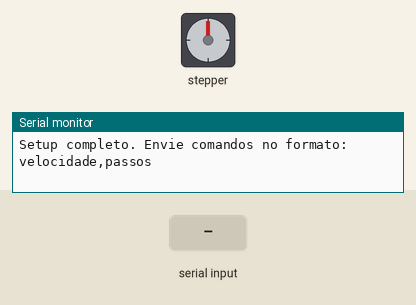
A sketch run on a simulated Arduino Uno, built with avr-gcc and run on an emulated ATmega328P. On the bench: stepper motor, the last lines printed to the serial monitor. The test bench sets the inputs (shaded band). Stepper angles assume 200 steps per turn.

Above: at 1.2 s.
1.3 s: "90,45\n" received over Serial
At 2.1 s:
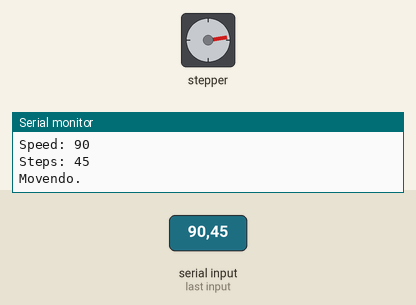
3.2 s: "30,150\n" received over Serial
At 3.67 s:
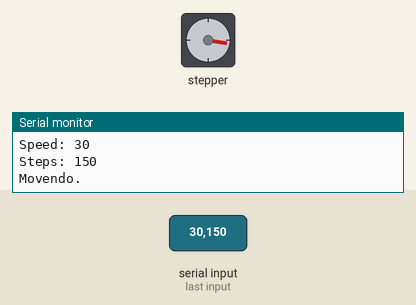
At 4.27 s:
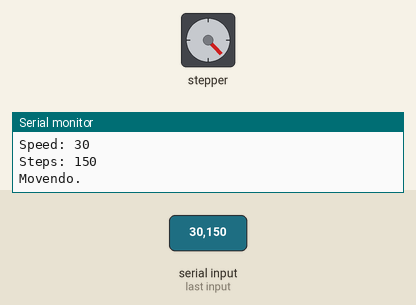
6.2 s: "90,45\n" received over Serial
Timing chart, 0 to 9.2 s (numbered marks = the images above; inputs shaded):
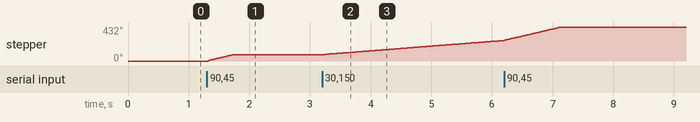

The sketch:

motor_python.ino
```cpp
#include <MobaTools.h>

// Define os pinos de controle do motor
#define STEP_PIN 8
#define DIR_PIN 9
//#define ENABLE_PIN 4

// Define os parâmetros do motor
#define STEPS_PER_REVOLUTION 200   // Número de passos por revolução do motor

// Cria um objeto Stepper4 para controlar o motor
MoToStepper stepper(STEPS_PER_REVOLUTION, STEPDIR);

// Variáveis para armazenar os comandos
int speed = 0;
int steps = 0;
bool newCommand = false;

void setup() {
  // Inicializa a comunicação serial
  Serial.begin(9600);
  while (!Serial) {
    ; // Espera pela inicialização da porta serial
  }

  // Define os pinos do motor
  stepper.attach(STEP_PIN, DIR_PIN);
  //stepper.attachEnable(ENABLE_PIN, 10, LOW); // Se precisar de um pino de habilitação
  stepper.setSpeed(1000);    // Velocidade inicial
  stepper.setRampLen(100);   // Comprimento da rampa de aceleração/desaceleração

  Serial.println("Setup completo. Envie comandos no formato: velocidade,passos");
}

void loop() {
  // Verifica se há nova entrada serial
  if (Serial.available() > 0) {
    // Lê a entrada do usuário
    String input = Serial.readStringUntil('\n');
    input.trim();  // Remove espaços em branco

    // Divide a entrada em velocidade e passos
    int separatorIndex = input.indexOf(',');
    if (separatorIndex != -1) {
      String speedString = input.substring(0, separatorIndex);
      String stepsString = input.substring(separatorIndex + 1);

      // Converte os valores para inteiros
      speed = speedString.toInt();
      steps = stepsString.toInt();

      // Debugging
      Serial.print("Speed: ");
      Serial.println(speed);
      Serial.print("Steps: ");
      Serial.println(steps);

      // Define a velocidade do motor
      stepper.setSpeed(speed * STEPS_PER_REVOLUTION / 60);  // Converte RPM para passos por segundo

      // Marca que um novo comando foi recebido
      newCommand = true;
    } else {
      Serial.println("Entrada inválida. Use o formato: velocidade,passos");
    }
  }

  // Executa o comando se houver um novo
  if (newCommand && !stepper.moving()) {
    stepper.move(steps);  // Move passos para frente
    Serial.println("Movendo.");

    // Inicia o movimento
    stepper.doSteps(steps);

    // Marca que o comando está em execução
    newCommand = false;
  }

  // Adicione um pequeno delay para evitar travamento do loop
  delay(10);
}
```

Measured:
- after the input at 1.3 s, stepper: turns 81° clockwise in 0.44 s, starting at once
- after the input at 3.2 s, stepper: keeps turning clockwise at about 60°/s, starting at once
